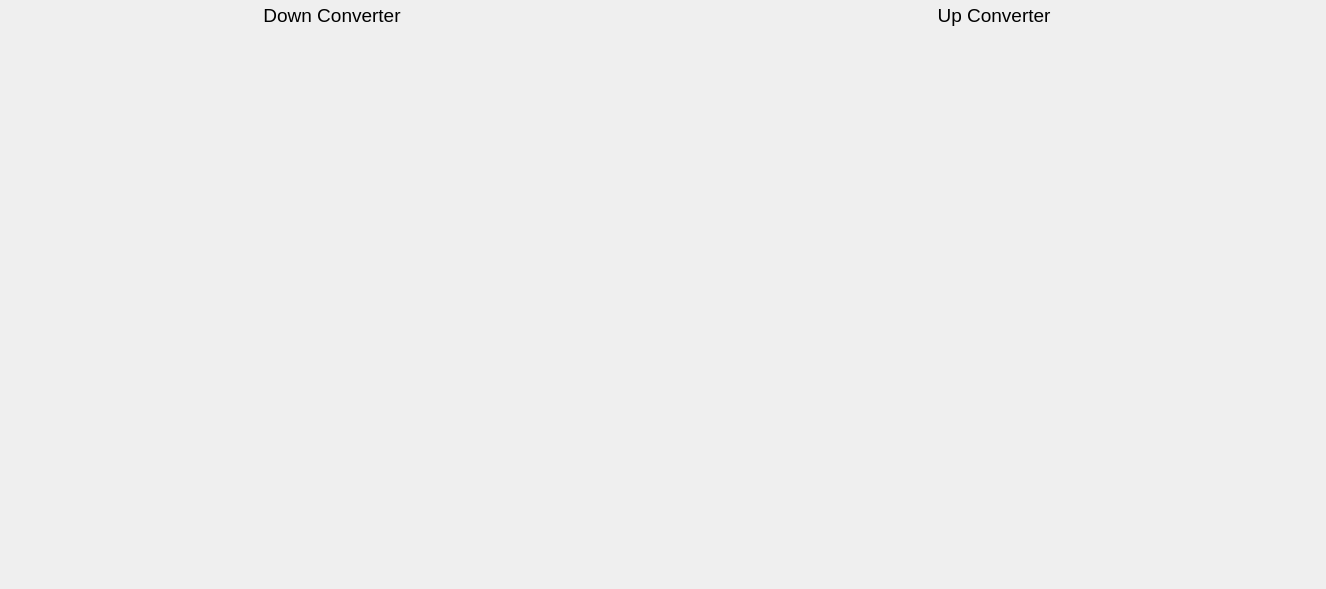
<?xml version="1.0" encoding="UTF-8"?>
<ui version="4.0">
 <class>Form</class>
 <widget class="QWidget" name="Form">
  <property name="geometry">
   <rect>
    <x>0</x>
    <y>0</y>
    <width>1326</width>
    <height>589</height>
   </rect>
  </property>
  <property name="windowTitle">
   <string>Form</string>
  </property>
  <property name="styleSheet">
   <string notr="true">QPushButton {
    background-color: rgb(156,177,182);
    border-color: rgb(212,228,233) rgb(50,88,100) rgb(50,88,100) rgb(212,228,233);
    border-style: outset;
    border-radius: 1px;
    border-width: 2px; 
    padding: 3px;
}
QPushButton:hover {
   background-color: rgb(106,127,132);
}
QPushButton:pressed {
    background-color: rgb(208,219,222);
    border-style: inset;
    border-width: 2px;
	border-color: rgb(50,88,100) rgb(212,228,233) rgb(212,228,233) rgb(50,88,100);
}
QPushButton:checked{
    background-color: rgb(178,190,194);
    border-style: inset;
    border-width: 2px;
	border-color:  rgb(112,134,142) rgb(229,233,235) rgb(239,233,235) rgb(112,134,142);
}
QLineEdit {
  background-color: rgb(218,223,230);
  border-color: rgb(66,77,96);
  border-style: inset;
  border-width: 2px 1px 1px 2px;
}
QLineEdit:hover {
 background-color: rgb(198,203,210)
}
PyDMLabel {
  background-color: rgb(189,197,205);
}

 QTabWidget::pane {
    border: 1px solid black;
    background: white;
}

QTabWidget::tab-bar:top {
    top: 1px;
}

QTabWidget::tab-bar:bottom {
    bottom: 1px;
}

QTabWidget::tab-bar:left {
    right: 1px;
}

QTabWidget::tab-bar:right {
    left: 1px;
}

QTabBar::tab {
    border: 1px solid black;
}

QTabBar::tab:selected {
    background: rgb(220,229,236);
}

QTabBar::tab:!selected {
    background: rgb(132,165,190);
}

QTabBar::tab:!selected:hover {
    background: rgb(120,153,178);
}

QTabBar::tab:top:!selected {
    margin-top: 3px;
}

QTabBar::tab:bottom:!selected {
    margin-bottom: 3px;
}

QTabBar::tab:top, QTabBar::tab:bottom {
    min-width: 6ex;
    margin-right: -1px;
    padding: 4px 8px 4px 8px;
	border-radius: 2px;
}

QTabBar::tab:top:selected {
    border-bottom-color: none;
}

QTabBar::tab:bottom:selected {
    border-top-color: none;
}

QTabBar::tab:top:last, QTabBar::tab:bottom:last,
QTabBar::tab:top:only-one, QTabBar::tab:bottom:only-one {
    margin-right: 0;
}

QTabBar::tab:left:!selected {
    margin-right: 3px;
}

QTabBar::tab:right:!selected {
    margin-left: 3px;
}

QTabBar::tab:left, QTabBar::tab:right {
    min-height: 6ex;
    margin-bottom: -1px;
    padding: 8px 5px 8px 5px;
	border-radius: 2px;
}

QTabBar::tab:left:selected {
    border-left-color: none;
}

QTabBar::tab:right:selected {
    border-right-color: none;
}

QTabBar::tab:left:last, QTabBar::tab:right:last,
QTabBar::tab:left:only-one, QTabBar::tab:right:only-one {
    margin-bottom: 0;
}</string>
  </property>
  <layout class="QGridLayout" name="gridLayout" rowstretch="0,1">
   <property name="leftMargin">
    <number>4</number>
   </property>
   <property name="topMargin">
    <number>4</number>
   </property>
   <property name="rightMargin">
    <number>4</number>
   </property>
   <property name="bottomMargin">
    <number>4</number>
   </property>
   <item row="1" column="0">
    <widget class="PyDMEmbeddedDisplay" name="PyDMEmbeddedDisplay">
     <property name="toolTip">
      <string/>
     </property>
     <property name="macros" stdset="0">
      <string>{&quot;MUX&quot;:&quot;0&quot;, &quot;ENG&quot;:&quot;0&quot;}</string>
     </property>
     <property name="filename" stdset="0">
      <string>mux.ui</string>
     </property>
    </widget>
   </item>
   <item row="1" column="1">
    <widget class="PyDMEmbeddedDisplay" name="PyDMEmbeddedDisplay_2">
     <property name="toolTip">
      <string/>
     </property>
     <property name="macros" stdset="0">
      <string>{&quot;MUX&quot;:&quot;1&quot;, &quot;ENG&quot;:&quot;1&quot;}</string>
     </property>
     <property name="filename" stdset="0">
      <string>mux.ui</string>
     </property>
    </widget>
   </item>
   <item row="0" column="0">
    <widget class="QLabel" name="label">
     <property name="font">
      <font>
       <pointsize>14</pointsize>
       <weight>50</weight>
       <bold>false</bold>
      </font>
     </property>
     <property name="text">
      <string>Down Converter</string>
     </property>
     <property name="alignment">
      <set>Qt::AlignCenter</set>
     </property>
    </widget>
   </item>
   <item row="0" column="1">
    <widget class="QLabel" name="label_2">
     <property name="font">
      <font>
       <pointsize>14</pointsize>
       <weight>50</weight>
       <bold>false</bold>
      </font>
     </property>
     <property name="text">
      <string>Up Converter</string>
     </property>
     <property name="alignment">
      <set>Qt::AlignCenter</set>
     </property>
    </widget>
   </item>
  </layout>
 </widget>
 <customwidgets>
  <customwidget>
   <class>PyDMEmbeddedDisplay</class>
   <extends>QFrame</extends>
   <header>pydm.widgets.embedded_display</header>
  </customwidget>
 </customwidgets>
 <resources/>
 <connections/>
</ui>
